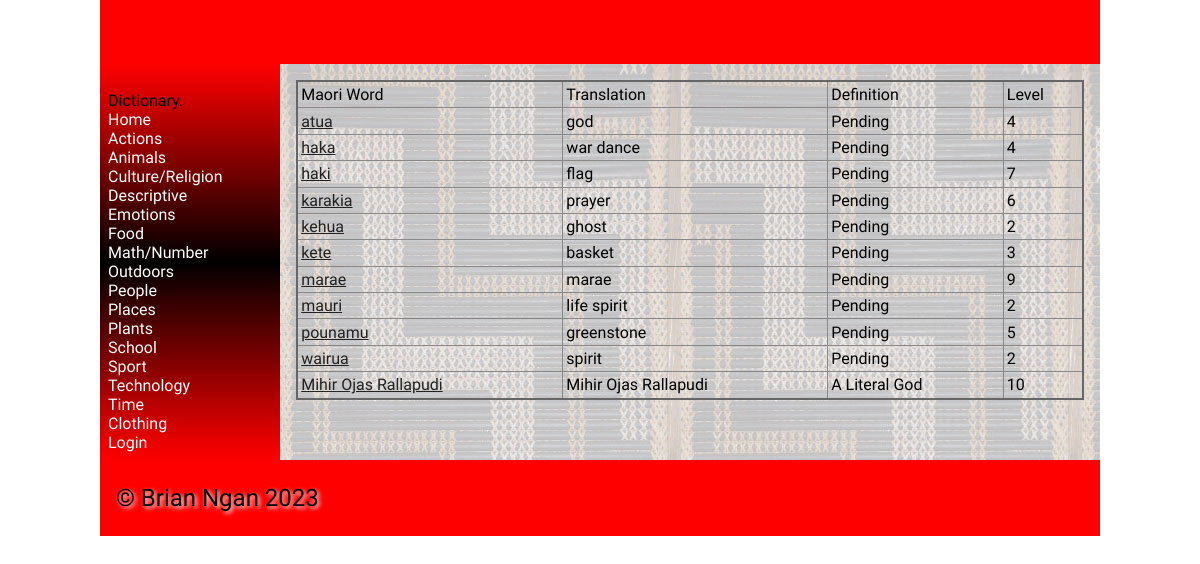
The page /category/3 on the database its author committed.
### tables this page shows
CREATE TABLE categories
(
    id       integer
        primary key autoincrement,
    category varchar(30)
);

CREATE TABLE "vocab_list"
(
    id                  integer
        primary key autoincrement,
    maori_word          varchar default 30,
    english_translation varchar default 30,
    category            integer,
    definition          varchar default 500,
    level               integer,
    image               varchar(60),
    author              integer,
    last_edit_time      varchar(50)
);

### flaskProject/app.py (the view)
@app.route('/category/<cat_id>')
def render_words(cat_id):
    con = create_connection(DATABASE)
    cur = con.cursor()
    query = "SELECT * FROM vocab_list WHERE category = ?"
    cur.execute(query, (cat_id,))
    words_list = cur.fetchall()
    return render_template('dictionary.html', logged_in=logged_in_checker(), categories=get_all_category(),
                           words=words_list)

### flaskProject/app.py (called while the page is built)
def create_connection(db_file):
    try:
        connection = sqlite3.connect(db_file)
        return connection
    except Error as e:
        print(e)
    return None

def logged_in_checker():
    if session.get('email') is None:
        return None
    elif session.get('user_type') == 1:
        return 0
    elif session.get('user_type') == 2:
        return 1

def get_all_category():
    con = create_connection(DATABASE)
    cur = con.cursor()
    query = "SELECT * FROM categories"
    cur.execute(query, )
    return cur.fetchall()

### flaskProject/templates/dictionary.html (shortened to what this page needs)
{% extends "base.html" %}
{% block main %}
<div class="word-block">
    <table>
        <thead>
            <tr>
                <td>Maori Word</td>
                <td>Translation</td>
                <td>Definition</td>
                <td>Level</td>
            </tr>
        </thead>
        <tbody>
        {% for word in words %}
            <tr>
                <td><a href="/worddisplay/{{word[0]}}">{{ word[1] }}</a></td>
                <td>{{ word[2] }}</td>
                <td>{{ word[4] }}</td>
                <td>{{ word[5] }}</td>
            </tr>
        {% endfor %}
        </tbody>
    </table>
</div>
{% endblock %}

### flaskProject/templates/base.html (shortened to what this page needs)
<!doctype html>
<html lang="en">
<head>
	<link href="{{ url_for('static', filename='css/style.css') }}" rel="stylesheet">
</head>
<body>
	<div id="container">
		<header>
			<h1>{% block heading %}{% endblock %}</h1>
		</header>
		<nav>
			<div class="container">
				<div class="navbar-brand">Dictionary.</div>
					<div class="navbar-links">
						<a href="/">Home</a><br>
                        {% for category in categories %}
                        <a href="/category/{{ category[0] }}">{{ category[1] }}</a><br>
                        {% endfor %}
						{% if logged_in == None %}
						<a href="/login">Login</a>
						{% else %}
						<a href="/logout">Logout</a>
						{%endif%}
					</div>
			</div>
		</nav>
		<main>
            {% block main%}{% endblock %}
        </main>
		<footer>
			<p>
				&copy; Brian Ngan 2023
			</p>
		</footer>
	</div>
</body>
</html>

### flaskProject/static/css/style.css (style rules this page uses)
* { font-family: Comfortaa, sans-serif; margin: 0; padding: 0; box-sizing: border-box; }
#container { display: grid; grid-template-columns: 75px auto; grid-template-areas: 'nav header' 'main main' 'footer footer'; }
header { grid-area: header; background-color: #f00; padding: 1rem; }
nav { grid-area: nav; }
main { grid-area: main; padding: 1rem; background-color: #edd; }
h1, h2, h3, h4 { padding: 1rem 0; font-family: 'Suez One', serif; color: #000; text-shadow: 2px 2px 4px #fff; }
p { padding: 0.5rem 0; }
a { color: #222; }
table { width: 100%; border: 2px solid #666; border-collapse: collapse; }
th, td { border: 1px solid #888; padding: 0.2rem; text-align: left; }
footer { grid-area: footer; padding: 1rem; background-color: #f00; }
footer p { color: #000; text-shadow: 2px 2px 4px #fff; font-size: 1.5rem; }
@media only screen and (min-width: 768px) { #container { grid-template-columns: 180px auto; grid-template-areas: 'header header' 'nav main' 'footer footer'; } }
@media only screen and (min-width: 768px) { nav { background: linear-gradient(180deg, rgba(255,0,0,1) 0%, rgba(0, 0, 0, 1) 50%, rgba(255,0,0,1) 100%); padding: 0.5rem; } }
@media only screen and (min-width: 768px) { nav a { color: #fff; text-decoration: none; } }
@media only screen and (min-width: 768px) { main { background-image: url('/poutama.jpg'); } }
@media only screen and (min-width: 1000px) { #container { width: 1000px; margin: auto; } }

### rows shown on the page
categories: category "Actions"
categories: category "Animals"
categories: category "Culture/Religion"
categories: category "Descriptive"
categories: category "Emotions"
categories: category "Food"
categories: category "Math/Number"
categories: category "Outdoors"
categories: category "People"
categories: category "Places"
categories: category "Plants"
categories: category "School"
categories: category "Sport"
categories: category "Technology"
categories: category "Time"
categories: category "Clothing"
vocab_list: maori_word "atua", english_translation "god", definition "Pending", level "4"
vocab_list: maori_word "haka", english_translation "war dance", definition "Pending", level "4"
vocab_list: maori_word "haki", english_translation "flag", definition "Pending", level "7"
vocab_list: maori_word "karakia", english_translation "prayer", definition "Pending", level "6"
vocab_list: maori_word "kehua", english_translation "ghost", definition "Pending", level "2"
vocab_list: maori_word "kete", english_translation "basket", definition "Pending", level "3"
vocab_list: maori_word "marae", english_translation "marae", definition "Pending", level "9"
vocab_list: maori_word "mauri", english_translation "life spirit", definition "Pending", level "2"
vocab_list: maori_word "pounamu", english_translation "greenstone", definition "Pending", level "5"
vocab_list: maori_word "wairua", english_translation "spirit", definition "Pending", level "2"
vocab_list: maori_word "Mihir Ojas Rallapudi", english_translation "Mihir Ojas Rallapudi", definition "A Literal God", level "10"
